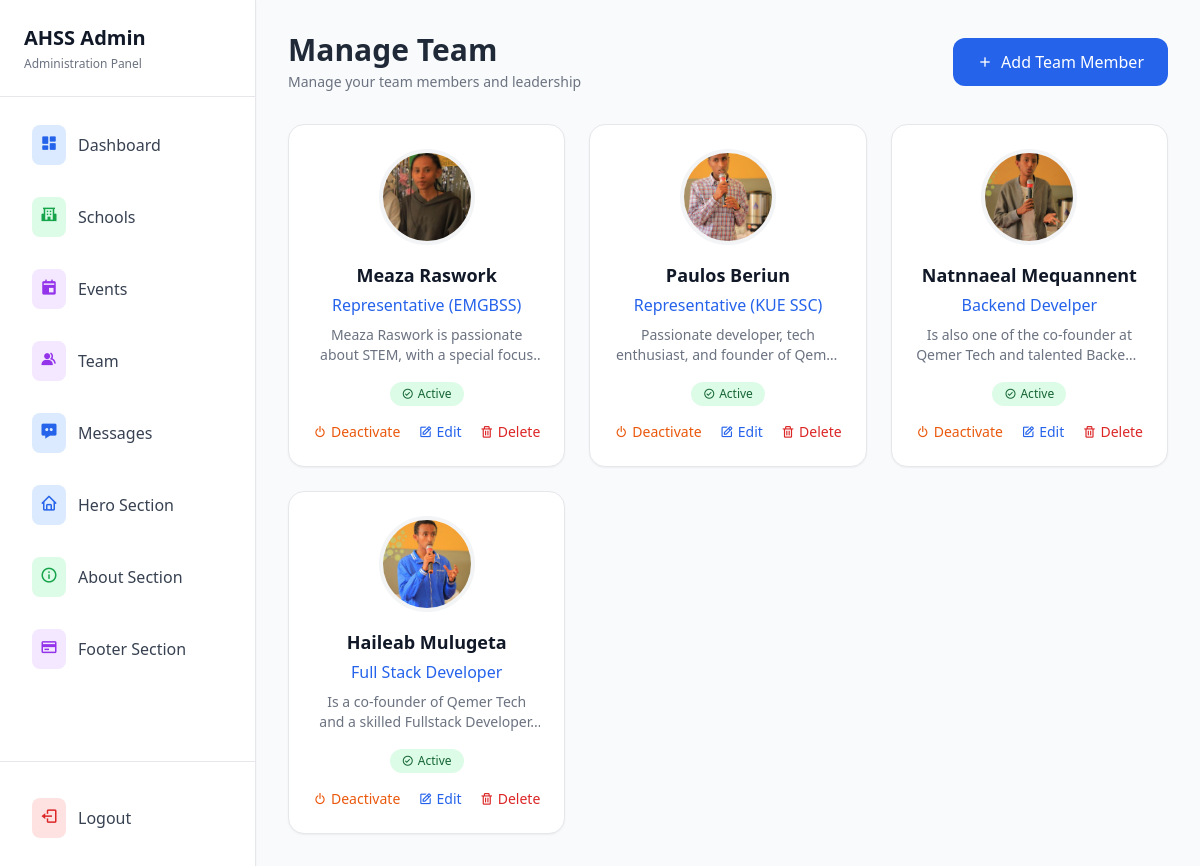
Screenshot of /admin/team (signed in) with the database file from the repository.
### tables this page shows
CREATE TABLE team_members
            (id INTEGER PRIMARY KEY AUTOINCREMENT,
            name TEXT NOT NULL,
            position TEXT NOT NULL,
            description TEXT NOT NULL,
            image_filename TEXT,
            email TEXT,
            social_links TEXT, -- JSON string for multiple social links
            display_order INTEGER DEFAULT 0,
            is_active BOOLEAN DEFAULT 1,
            created_at TIMESTAMP DEFAULT CURRENT_TIMESTAMP,
            updated_at TIMESTAMP DEFAULT CURRENT_TIMESTAMP);

### app.py (the view)
@app.route('/admin/team')
@admin_required
def admin_team():
    conn = get_db_connection()
    team_members = conn.execute('''
        SELECT * FROM team_members
        ORDER BY display_order ASC, created_at DESC
    ''').fetchall()
    conn.close()
    return render_template('admin/team.html', team_members=team_members)

### app.py (called while the page is built)
def get_db_connection():
    conn = sqlite3.connect('site.db')
    conn.row_factory = sqlite3.Row
    return conn

def admin_required(f):
    @wraps(f)
    def decorated_function(*args, **kwargs):
        if 'admin_logged_in' not in session:
            return redirect(url_for('admin_login'))
        return f(*args, **kwargs)
    return decorated_function

### templates/admin/team.html (shortened to what this page needs)
<!DOCTYPE html>
<html lang="en">
<head>
    <script src="https://cdn.tailwindcss.com"></script>
    <link href='https://unpkg.com/boxicons@2.1.4/css/boxicons.min.css' rel='stylesheet'>
</head>
<body class="bg-gray-50 text-gray-800">
    <div class="flex min-h-screen">
        {% include 'admin/include/sidebar.html' %}
        <main class="lg:ml-64 flex-1 p-8">
            <div class="max-w-7xl mx-auto space-y-8">
                <div class="flex items-center justify-between">
                    <div>
                        <h1 class="text-3xl font-bold">Manage Team</h1>
                        <p class="text-gray-500 text-sm mt-1">Manage your team members and leadership</p>
                    </div>
                    <a href="{{ url_for('new_team_member') }}"
                       class="bg-blue-600 hover:bg-blue-700 text-white px-6 py-3 rounded-xl font-medium transition duration-200 flex items-center">
                        <i class='bx bx-plus mr-2'></i> Add Team Member
                    </a>
                </div>
                <div class="grid grid-cols-1 md:grid-cols-2 lg:grid-cols-3 gap-6">
                    {% for member in team_members %}
                    <div class="bg-white rounded-2xl border border-gray-200 shadow-sm p-6 hover:shadow-md transition">
                        <div class="flex flex-col items-center text-center">
                            <div class="w-24 h-24 rounded-full overflow-hidden mb-4 border-4 border-gray-100">
                                {% if member.image_filename %}
                                <img src="{{ url_for('static', filename='uploads/team/' + member.image_filename) }}"
                                     alt="{{ member.name }}"
                                     class="w-full h-full object-cover">
                                {% else %}
                                <div class="w-full h-full bg-gray-200 flex items-center justify-center">
                                    <i class='bx bx-user text-gray-400 text-2xl'></i>
                                </div>
                                {% endif %}
                            </div>
                            <h3 class="text-lg font-semibold text-gray-900 mb-1">{{ member.name }}</h3>
                            <p class="text-blue-600 font-medium mb-2">{{ member.position }}</p>
                            <p class="text-gray-500 text-sm mb-4 line-clamp-2">{{ member.description }}</p>
                            <div class="mb-4">
                                {% if member.is_active %}
                                    <span class="inline-flex items-center px-3 py-1 rounded-full text-xs font-medium bg-green-100 text-green-800">
                                        <i class='bx bx-check-circle mr-1'></i> Active
                                    </span>
                                {% else %}
                                    <span class="inline-flex items-center px-3 py-1 rounded-full text-xs font-medium bg-red-100 text-red-800">
                                        <i class='bx bx-x-circle mr-1'></i> Inactive
                                    </span>
                                {% endif %}
                            </div>
                            <div class="flex space-x-3 w-full">
                                <form method="POST" action="{{ url_for('toggle_team_member_status', member_id=member.id) }}" class="flex-1">
                                    {% if member.is_active %}
                                    <button type="submit"
                                            onclick="return confirm('Are you sure you want to deactivate this team member?')"
                                            class="w-full text-orange-600 hover:text-orange-800 flex items-center justify-center text-sm">
                                        <i class='bx bx-power-off mr-1'></i> Deactivate
                                    </button>
                                    {% else %}
                                    <button type="submit"
                                            onclick="return confirm('Are you sure you want to activate this team member?')"
                                            class="w-full text-green-600 hover:text-green-800 flex items-center justify-center text-sm">
                                        <i class='bx bx-check mr-1'></i> Activate
                                    </button>
                                    {% endif %}
                                </form>
                                <a href="{{ url_for('edit_team_member', member_id=member.id) }}"
                                   class="flex-1 text-blue-600 hover:text-blue-800 flex items-center justify-center text-sm">
                                    <i class='bx bx-edit mr-1'></i> Edit
                                </a>
                                <a href="{{ url_for('delete_team_member', member_id=member.id) }}"
                                   onclick="return confirm('Are you sure you want to delete this team member?')"
                                   class="flex-1 text-red-600 hover:text-red-800 flex items-center justify-center text-sm">
                                    <i class='bx bx-trash mr-1'></i> Delete
                                </a>
                            </div>
                        </div>
                    </div>
                    {% endfor %}
                </div>
            </div>
        </main>
    </div>
</body>
</html>

### rows the page displays
team_members: image_filename (picture), name "Meaza Raswork", position "Representative (EMGBSS)", description "Meaza Raswork is passionate about STEM, with a special…", is_active True (drawn)
team_members: image_filename (picture), name "Paulos Beriun", position "Representative (KUE SSC)", description "Passionate developer, tech enthusiast, and founder of…", is_active True (drawn)
team_members: image_filename (picture), name "Natnnaeal Mequannent", position "Backend Develper", description "Is also one of the co-founder at Qemer Tech and talented…", is_active True (drawn)
team_members: image_filename (picture), name "Haileab Mulugeta", position "Full Stack Developer", description "Is a co-founder of Qemer Tech and a skilled Fullstack…", is_active True (drawn)
